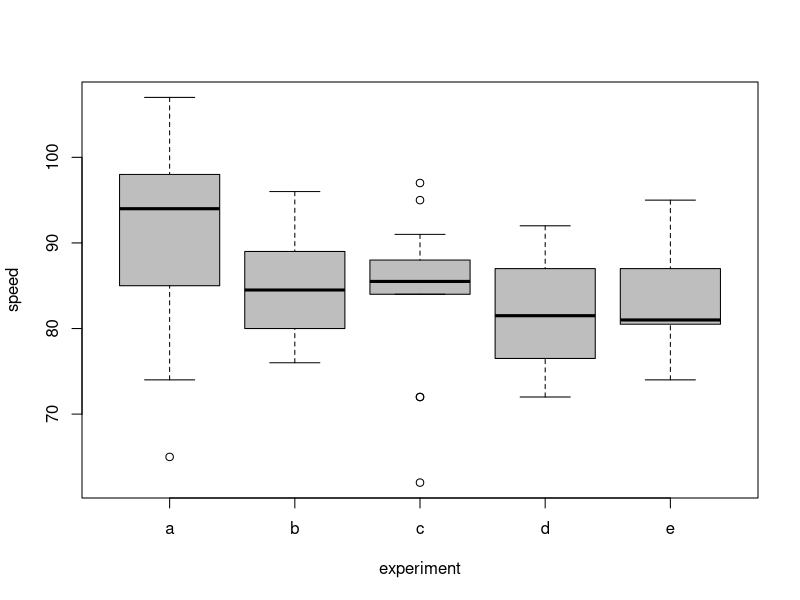

R code for this plot:
## ---- chunk 1
light <-
data.frame(experiment=
letters[c(1,1,1,1,1,1,1,1,1,1,1,1,1,1,1,1,1,1,1,1,2,2,2,2,2,2,2,2,2,
2,2,2,2,2,2,2,2,2,2,2,3,3,3,3,3,3,3,3,3,3,3,3,3,3,3,3,3,3,3,3,4,
4,4,4,4,4,4,4,4,4,4,4,4,4,4,4,4,4,4,4,5,5,5,5,5,5,5,5,5,5,5,5,5,
5,5,5,5,5,5,5)],speed=c(85,74,90,107,93,85,95,98,98,88,100,98,93,
65,76,81,100,100,96,96,96,94,96,94,88,80,85,88,90,84,83,79,81,88,
88,83,80,79,76,80,88,88,88,86,72,72,62,86,97,95,88,91,85,87,84,84,
85,84,84,84,89,81,81,82,80,77,76,74,75,76,91,92,89,86,88,72,84,85
,85,78,89,84,78,81,76,81,79,81,82,85,87,87,81,74,81,94,95,80,81,87))

head(light)
## ---- chunk 2
boxplot(speed~experiment,data=light,col="gray")
## ---- chunk 3
summary(aov(speed~experiment,data=light))
## ---- chunk 4
summary(lm(speed~experiment,data=light))
